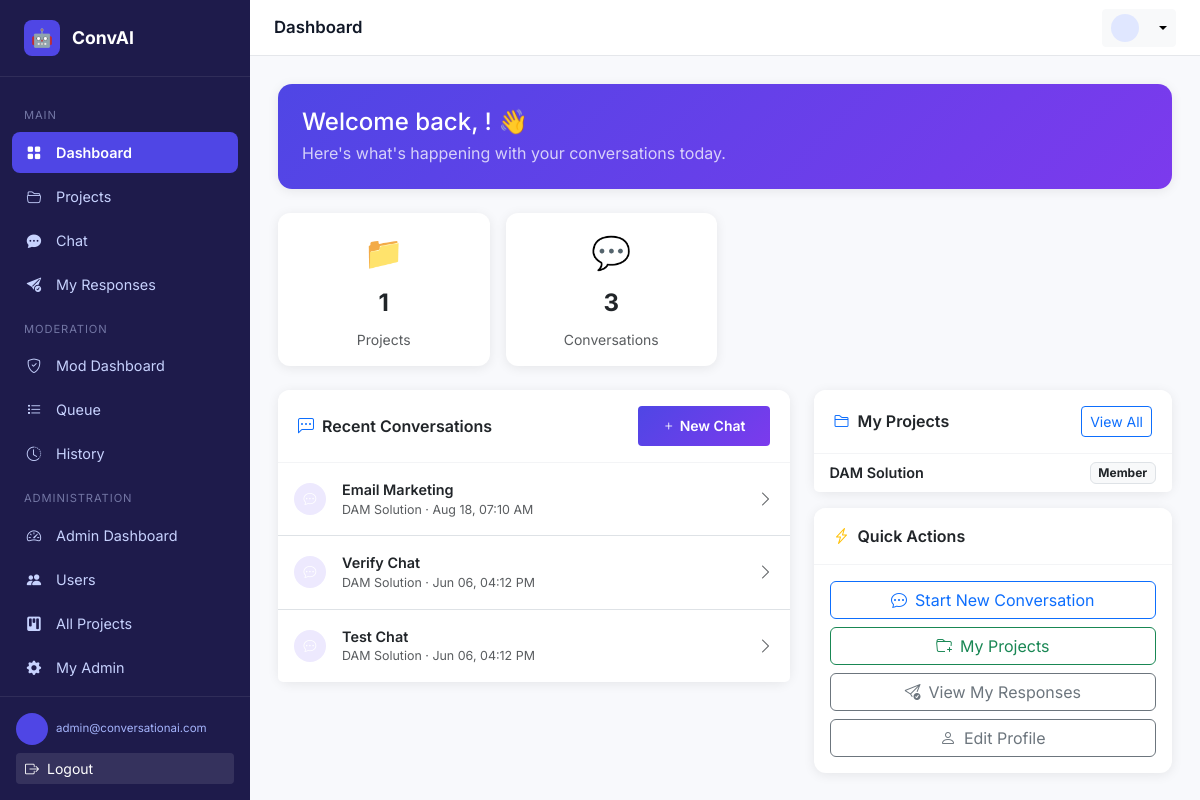
/dashboard/ (signed in), run on the app's committed database.
### apps/users/models.py (models this page shows, shortened)
class User(AbstractUser):
    ROLE_CHOICES = (
        ('user', 'Regular User'),
        ('moderator', 'Moderator'),
        ('admin', 'Administrator'),
    )
    role = models.CharField(max_length=20, choices=ROLE_CHOICES, default='user')
    is_active = models.BooleanField(default=True)
    created_at = models.DateTimeField(auto_now_add=True)
    updated_at = models.DateTimeField(auto_now=True)
    class Meta:
        verbose_name = 'User'
        verbose_name_plural = 'Users'

### apps/conversations/models.py (models this page shows, shortened)
class Conversation(models.Model):
    user = models.ForeignKey(User, on_delete=models.CASCADE, related_name='conversations')
    project = models.ForeignKey(Project, on_delete=models.CASCADE, related_name='conversations')
    title = models.CharField(max_length=255, blank=True, null=True)
    summary = models.TextField(blank=True, null=True)
    langchain_memory_key = models.CharField(max_length=255, blank=True, null=True, help_text="LangChain memory identifier")
    is_active = models.BooleanField(default=True)
    created_at = models.DateTimeField(auto_now_add=True)
    updated_at = models.DateTimeField(auto_now=True)
    class Meta:
        db_table = 'conversation'
        verbose_name = 'Conversation'
        verbose_name_plural = 'Conversations'
        ordering = ['-updated_at']

### apps/projects/models.py (models this page shows, shortened)
class Project(models.Model):
    owner = models.ForeignKey(User, on_delete=models.CASCADE, related_name='owned_projects')
    name = models.CharField(max_length=255)
    description = models.TextField(blank=True, null=True)
    is_active = models.BooleanField(default=True)
    created_at = models.DateTimeField(auto_now_add=True)
    updated_at = models.DateTimeField(auto_now=True)
    class Meta:
        db_table = 'project'
        verbose_name = 'Project'
        verbose_name_plural = 'Projects'
        ordering = ['-created_at']

class UserProject(models.Model):
    ROLE_CHOICES = (
        ('member', 'Member'),
        ('admin', 'Admin'),
    )
    user = models.ForeignKey(User, on_delete=models.CASCADE, related_name='user_projects')
    project = models.ForeignKey(Project, on_delete=models.CASCADE, related_name='members')
    role = models.CharField(max_length=20, choices=ROLE_CHOICES, default='member')
    joined_at = models.DateTimeField(auto_now_add=True)
    class Meta:
        db_table = 'user_project'
        verbose_name = 'User Project'
        verbose_name_plural = 'User Projects'
        unique_together = ('user', 'project')

### apps/frontend/views.py (the view)
    def wrapper(request, *args, **kwargs):
        if not request.user.is_authenticated:
            return redirect('frontend:login')
        return view_func(request, *args, **kwargs)

### apps/frontend/views.py (called while the page is built)
def login_required_decorator(view_func):
    def wrapper(request, *args, **kwargs):
        if not request.user.is_authenticated:
            return redirect('frontend:login')
        return view_func(request, *args, **kwargs)
    return wrapper

@login_required_decorator
def user_dashboard(request):
    user_projects = UserProject.objects.filter(user=request.user).select_related('project')
    recent_conversations = Conversation.objects.filter(user=request.user).order_by('-updated_at')[:5]
    context = {
        'projects': user_projects,
        'recent_conversations': recent_conversations,
    }
    return render(request, 'user/dashboard.html', context)

### templates/user/dashboard.html (shortened to what this page needs)
{% extends "base.html" %}
{% block page_title %}Dashboard{% endblock %}
{% block nav_dashboard %}active{% endblock %}
{% block content %}
<div class="card mb-4" style="background:linear-gradient(135deg,#4f46e5,#7c3aed);border-radius:14px;border:none">
  <div class="card-body p-4 text-white">
    <h4 class="mb-1">Welcome back, {{ user.first_name }}! 👋</h4>
    <p class="mb-0 opacity-75">Here's what's happening with your conversations today.</p>
  </div>
</div>
<div class="row g-3 mb-4">
  <div class="col-6 col-md-3">
    <div class="card">
      <div class="card-body text-center">
        <div style="font-size: 2rem;">📁</div>
        <div style="font-size: 1.5rem; font-weight: bold; margin: 0.5rem 0;">{{ projects|length }}</div>
        <div class="text-muted small">Projects</div>
      </div>
    </div>
  </div>
  <div class="col-6 col-md-3">
    <div class="card">
      <div class="card-body text-center">
        <div style="font-size: 2rem;">💬</div>
        <div style="font-size: 1.5rem; font-weight: bold; margin: 0.5rem 0;">{{ recent_conversations|length }}</div>
        <div class="text-muted small">Conversations</div>
      </div>
    </div>
  </div>
</div>
<div class="row g-4">
  <div class="col-md-7">
    <div class="card">
      <div class="card-header d-flex justify-content-between align-items-center">
        <span><i class="bi bi-chat-left-dots me-2 text-primary"></i>Recent Conversations</span>
        <a href="{% url 'frontend:user_chat' %}" class="btn btn-sm btn-primary">
          <i class="bi bi-plus me-1"></i>New Chat
        </a>
      </div>
      <div class="list-group list-group-flush">
        {% for conv in recent_conversations %}
        <a href="{% url 'frontend:user_chat_conversation' conv.id %}" class="list-group-item list-group-item-action d-flex align-items-center gap-3 py-3">
          <div class="avatar-sm bg-indigo text-white" style="background:#ede9fe;color:#5b21b6;flex-shrink:0">
            <i class="bi bi-chat-dots"></i>
          </div>
          <div class="flex-grow-1 overflow-hidden">
            <div class="fw-semibold text-truncate" style="font-size:.9rem">{{ conv.title|default:"Untitled conversation" }}</div>
            <div class="text-muted" style="font-size:.78rem">{{ conv.project.name }} · {{ conv.updated_at|date:"M d, h:i A" }}</div>
          </div>
          <i class="bi bi-chevron-right text-muted"></i>
        </a>
        {% empty %}
        <div class="p-4 text-center text-muted">
          <div style="font-size: 2rem; margin-bottom: 1rem;">💬</div>
          <p>No conversations yet.</p>
          <a href="{% url 'frontend:user_chat' %}" class="btn btn-sm btn-primary">Start your first chat!</a>
        </div>
        {% endfor %}
      </div>
    </div>
  </div>
  <div class="col-md-5">
    <div class="card mb-3">
      <div class="card-header d-flex justify-content-between align-items-center">
        <span><i class="bi bi-folder2 me-2 text-primary"></i>My Projects</span>
        <a href="{% url 'frontend:user_projects' %}" class="btn btn-sm btn-outline-primary">View All</a>
      </div>
      <ul class="list-group list-group-flush">
        {% for user_project in projects %}
        <li class="list-group-item d-flex justify-content-between align-items-center py-2">
          <a href="{% url 'frontend:user_project_detail' user_project.project.id %}" class="text-decoration-none text-dark fw-semibold" style="font-size:.9rem">{{ user_project.project.name }}</a>
          <span class="badge bg-light text-dark border">Member</span>
        </li>
        {% empty %}
        <li class="list-group-item text-center text-muted py-3">
          <small>No projects yet.</small>
        </li>
        {% endfor %}
      </ul>
    </div>
    <div class="card">
      <div class="card-header"><i class="bi bi-lightning-charge me-2 text-warning"></i>Quick Actions</div>
      <div class="card-body d-grid gap-2">
        <a href="{% url 'frontend:user_chat' %}" class="btn btn-outline-primary"><i class="bi bi-chat-dots me-2"></i>Start New Conversation</a>
        <a href="{% url 'frontend:user_projects' %}" class="btn btn-outline-success"><i class="bi bi-folder-plus me-2"></i>My Projects</a>
        <a href="{% url 'frontend:user_responses' %}" class="btn btn-outline-secondary"><i class="bi bi-send-check me-2"></i>View My Responses</a>
        <a href="{% url 'frontend:user_profile' %}" class="btn btn-outline-secondary"><i class="bi bi-person me-2"></i>Edit Profile</a>
      </div>
    </div>
  </div>
</div>
{% endblock %}

### templates/base.html (shortened to what this page needs)
{% load static %}
<!DOCTYPE html>
<html lang="en">
<head>
  <link href="https://cdn.jsdelivr.net/npm/bootstrap@5.3.2/dist/css/bootstrap.min.css" rel="stylesheet">
  <link href="https://cdn.jsdelivr.net/npm/bootstrap-icons@1.11.3/font/bootstrap-icons.min.css" rel="stylesheet">
  <link href="{% static 'css/style.css' %}" rel="stylesheet">
</head>
<body>
{% block body %}
{% if user.is_authenticated %}
<div class="layout-wrapper">
  <nav class="sidebar" id="sidebar">
    <a href="{% url 'frontend:user_dashboard' %}" class="sidebar-brand">
      <div class="brand-icon">🤖</div>
      ConvAI
    </a>
    <div class="sidebar-nav">
      <div>
        <div class="nav-section-label">Main</div>
        <ul class="nav flex-column">
          <li class="nav-item">
            <a href="{% url 'frontend:user_dashboard' %}" class="nav-link {% block nav_dashboard %}{% endblock %}">
              <span class="nav-icon"><i class="bi bi-grid-fill"></i></span> Dashboard
            </a>
          </li>
          <li class="nav-item">
            <a href="{% url 'frontend:user_projects' %}" class="nav-link {% block nav_projects %}{% endblock %}">
              <span class="nav-icon"><i class="bi bi-folder2-open"></i></span> Projects
            </a>
          </li>
          <li class="nav-item">
            <a href="{% url 'frontend:user_chat' %}" class="nav-link {% block nav_chat %}{% endblock %}">
              <span class="nav-icon"><i class="bi bi-chat-dots-fill"></i></span> Chat
            </a>
          </li>
          <li class="nav-item">
            <a href="{% url 'frontend:user_responses' %}" class="nav-link {% block nav_responses %}{% endblock %}">
              <span class="nav-icon"><i class="bi bi-send-check-fill"></i></span> My Responses
            </a>
          </li>
        </ul>
      </div>
      {% if user.role == 'moderator' or user.role == 'admin' %}
      <div>
        <div class="nav-section-label">Moderation</div>
        <ul class="nav flex-column">
          <li class="nav-item">
            <a href="{% url 'frontend:moderator_dashboard' %}" class="nav-link {% block nav_mod_dash %}{% endblock %}">
              <span class="nav-icon"><i class="bi bi-shield-check"></i></span> Mod Dashboard
            </a>
          </li>
          <li class="nav-item">
            <a href="{% url 'frontend:moderator_queue' %}" class="nav-link {% block nav_queue %}{% endblock %}">
              <span class="nav-icon"><i class="bi bi-list-task"></i></span> Queue
            </a>
          </li>
          <li class="nav-item">
            <a href="{% url 'frontend:moderator_history' %}" class="nav-link {% block nav_history %}{% endblock %}">
              <span class="nav-icon"><i class="bi bi-clock-history"></i></span> History
            </a>
          </li>
        </ul>
      </div>
      {% endif %}
      {% if user.role == 'admin' %}
      <div>
        <div class="nav-section-label">Administration</div>
        <ul class="nav flex-column">
          <li class="nav-item">
            <a href="{% url 'frontend:admin_dashboard' %}" class="nav-link {% block nav_admin_dash %}{% endblock %}">
              <span class="nav-icon"><i class="bi bi-speedometer2"></i></span> Admin Dashboard
            </a>
          </li>
          <li class="nav-item">
            <a href="{% url 'frontend:admin_users' %}" class="nav-link {% block nav_admin_users %}{% endblock %}">
              <span class="nav-icon"><i class="bi bi-people-fill"></i></span> Users
            </a>
          </li>
          <li class="nav-item">
            <a href="{% url 'frontend:admin_projects' %}" class="nav-link {% block nav_admin_projects %}{% endblock %}">
              <span class="nav-icon"><i class="bi bi-kanban-fill"></i></span> All Projects
            </a>
          </li>
          <li class="nav-item">
            <a href="/admin/" target="_blank" class="nav-link">
              <span class="nav-icon"><i class="bi bi-gear-fill"></i></span> My Admin
            </a>
          </li>
        </ul>
      </div>
      {% endif %}
    </div>
    <div class="sidebar-footer">
      <div class="d-flex align-items-center gap-2 mb-2">
        <div class="avatar-sm bg-indigo text-white" style="background:#4f46e5">
        </div>
        <div class="text-truncate">
          <div class="navbar-user-email" style="font-size:.72rem;color:#a5b4fc;">{{ user.email }}</div>
        </div>
      </div>
      <a href="{% url 'frontend:logout' %}" class="btn btn-sm w-100 text-start text-white" style="background:rgba(255,255,255,.1)">
        <i class="bi bi-box-arrow-right me-2"></i>Logout
      </a>
    </div>
  </nav>
  <div class="main-content">
    <div class="topbar">
      <span class="topbar-title">{% block page_title %}Dashboard{% endblock %}</span>
      <div class="dropdown">
        <button class="btn btn-sm btn-light dropdown-toggle d-flex align-items-center gap-2" data-bs-toggle="dropdown">
          <div class="avatar-sm" style="background:#e0e7ff;color:#4f46e5;width:28px;height:28px;font-size:.75rem">
          </div>
        </button>
      </div>
    </div>
    <div class="page-content">
      {% block content %}{% endblock %}
    </div>
  </div>
</div>
{% endif %}
{% endblock body %}
</body>
</html>

### static/css/style.css (style rules this page uses)
:root { --sidebar-width: 250px; --primary: #4f46e5; --primary-dark: #3730a3; --sidebar-bg: #1e1b4b; --sidebar-text: #c7d2fe; --sidebar-active: #4f46e5; --topbar-height: 56px; --card-shadow: 0 2px 12px rgba(0,0,0,.08); }
body { font-family: 'Inter', 'Segoe UI', system-ui, sans-serif; background: #f8f9fc; }
.layout-wrapper { display: flex; min-height: 100vh; }
.sidebar { width: var(--sidebar-width); background: var(--sidebar-bg); color: var(--sidebar-text); display: flex; flex-direction: column; position: fixed; top: 0; left: 0; height: 100vh; z-index: 1000; transition: transform .3s ease; }
.sidebar-brand { padding: 1.25rem 1.5rem; border-bottom: 1px solid rgba(255,255,255,.08); display: flex; align-items: center; gap: .75rem; font-weight: 700; font-size: 1.1rem; color: #fff; text-decoration: none; }
.sidebar-brand .brand-icon { width: 36px; height: 36px; background: var(--primary); border-radius: 8px; display: flex; align-items: center; justify-content: center; font-size: 1.1rem; }
.sidebar-nav { flex: 1; padding: 1rem 0; overflow-y: auto; }
.sidebar-nav .nav-section-label { padding: .4rem 1.5rem; font-size: .7rem; letter-spacing: .08em; text-transform: uppercase; color: rgba(199, 210, 254, .5); margin-top: .5rem; }
.sidebar-nav .nav-item { margin: .1rem .75rem; }
.sidebar-nav .nav-link { color: var(--sidebar-text); padding: .6rem .75rem; border-radius: 8px; display: flex; align-items: center; gap: .75rem; font-size: .9rem; transition: all .2s; text-decoration: none; }
.sidebar-nav .nav-link.active { background: var(--sidebar-active); color: #fff; font-weight: 600; }
.sidebar-nav .nav-link .nav-icon { width: 20px; text-align: center; flex-shrink: 0; }
.sidebar-footer { padding: 1rem; border-top: 1px solid rgba(255,255,255,.08); }
.main-content { margin-left: var(--sidebar-width); flex: 1; display: flex; flex-direction: column; min-height: 100vh; }
.topbar { height: var(--topbar-height); background: #fff; border-bottom: 1px solid #e5e7eb; display: flex; align-items: center; padding: 0 1.5rem; position: sticky; top: 0; z-index: 100; gap: 1rem; }
.topbar-title { font-weight: 600; font-size: 1.05rem; color: #111827; }
.page-content { padding: 1.75rem; }
.card { border: none; box-shadow: var(--card-shadow); border-radius: 12px; }
.card-header { background: #fff; border-bottom: 1px solid #f3f4f6; border-radius: 12px 12px 0 0 !important; padding: 1rem 1.25rem; font-weight: 600; }
.btn-primary { background: linear-gradient(135deg, #4f46e5, #7c3aed); border: none; font-weight: 600; padding: .6rem 1.5rem; }
.avatar-sm { width: 32px; height: 32px; border-radius: 50%; display: flex; align-items: center; justify-content: center; font-weight: 700; font-size: .8rem; }

### data on the page
User: email "admin@conversationai.com"
Conversation: title "Email Marketing", project.name "DAM Solution", updated_at "Aug 18, 07:10 AM"
Conversation: title "Verify Chat", project.name "DAM Solution", updated_at "Jun 06, 04:12 PM"
Conversation: title "Test Chat", project.name "DAM Solution", updated_at "Jun 06, 04:12 PM"
UserProject: project.name "DAM Solution"

### other printed values
{{ projects|length }} "1"
{{ recent_conversations|length }} "3"
